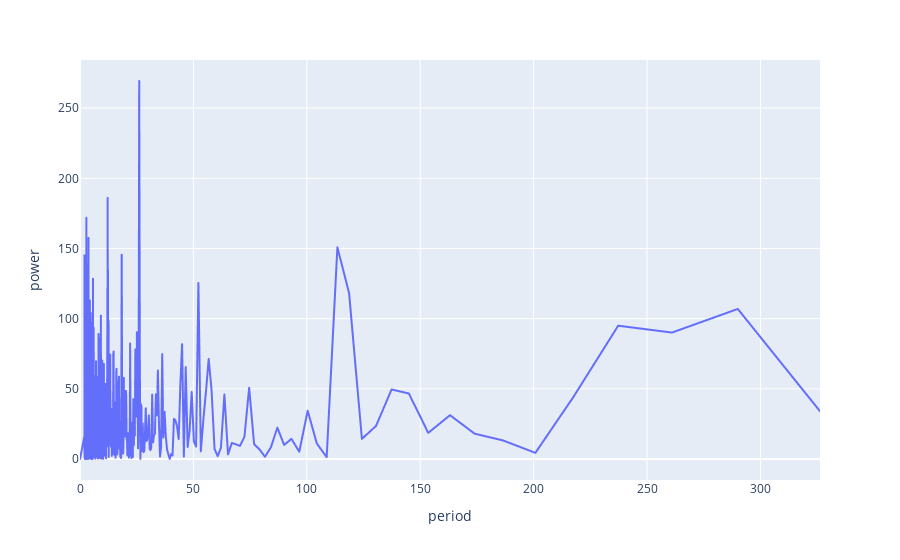

The notebook cell saved with this chart:
### Code cell
fig = px.line(power_df[power_df.period < 365], y="power", x="period")
fig.show()

### Figure 1 — Plotly figure (JSON) as saved in the notebook; plotly's stock layout.template omitted (floating-point values rounded to 4 significant figures; data arrays with more than 128 entries replaced by an {"elided": "..."} marker saying what was removed)
{"data": [{"hovertemplate": "period=%{x}<br>power=%{y}<extra></extra>", "legendgroup": "", "line": {"color": "#636efa", "dash": "solid"}, "marker": {"symbol": "circle"}, "mode": "lines", "name": "", "showlegend": false, "type": "scattergl", "x": {"elided": "1298 float values"}, "xaxis": "x", "y": {"elided": "1298 float values"}, "yaxis": "y"}], "layout": {"legend": {"tracegroupgap": 0}, "margin": {"t": 60}, "xaxis": {"anchor": "y", "domain": [0, 1], "title": {"text": "period"}}, "yaxis": {"anchor": "x", "domain": [0, 1], "title": {"text": "power"}}}}
